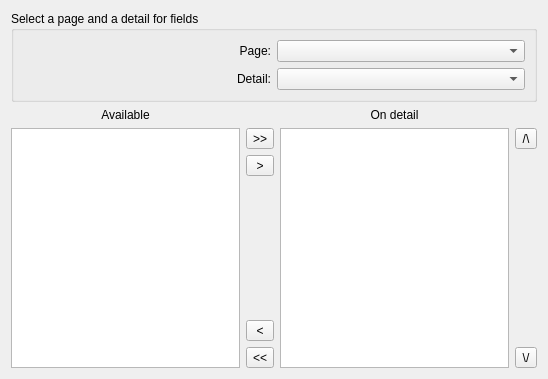
<?xml version="1.0" encoding="UTF-8"?>
<ui version="4.0">
 <class>fieldsWizardPage</class>
 <widget class="QWizardPage" name="fieldsWizardPage">
  <property name="geometry">
   <rect>
    <x>0</x>
    <y>0</y>
    <width>548</width>
    <height>379</height>
   </rect>
  </property>
  <property name="windowTitle">
   <string>WizardPage</string>
  </property>
  <property name="title">
   <string>Setup groups</string>
  </property>
  <property name="subTitle">
   <string>Here you can setup the groups</string>
  </property>
  <layout class="QGridLayout" name="gridLayout_2">
   <item row="0" column="0" colspan="4">
    <widget class="QGroupBox" name="groupBox">
     <property name="title">
      <string>Select a page and a detail for fields</string>
     </property>
     <layout class="QGridLayout" name="gridLayout">
      <item row="0" column="0">
       <widget class="QLabel" name="label">
        <property name="text">
         <string>Page:</string>
        </property>
        <property name="alignment">
         <set>Qt::AlignRight|Qt::AlignTrailing|Qt::AlignVCenter</set>
        </property>
       </widget>
      </item>
      <item row="0" column="1">
       <widget class="QComboBox" name="pages"/>
      </item>
      <item row="1" column="0">
       <widget class="QLabel" name="label_2">
        <property name="text">
         <string>Detail:</string>
        </property>
        <property name="alignment">
         <set>Qt::AlignRight|Qt::AlignTrailing|Qt::AlignVCenter</set>
        </property>
       </widget>
      </item>
      <item row="1" column="1">
       <widget class="QComboBox" name="details"/>
      </item>
     </layout>
    </widget>
   </item>
   <item row="1" column="0">
    <widget class="QLabel" name="label_3">
     <property name="text">
      <string>Available</string>
     </property>
     <property name="alignment">
      <set>Qt::AlignCenter</set>
     </property>
    </widget>
   </item>
   <item row="1" column="2">
    <widget class="QLabel" name="label_4">
     <property name="text">
      <string>On detail</string>
     </property>
     <property name="alignment">
      <set>Qt::AlignCenter</set>
     </property>
    </widget>
   </item>
   <item row="2" column="0" rowspan="5">
    <widget class="QListWidget" name="fields"/>
   </item>
   <item row="2" column="1">
    <widget class="QToolButton" name="addAll">
     <property name="text">
      <string>&gt;&gt;</string>
     </property>
    </widget>
   </item>
   <item row="2" column="2" rowspan="5">
    <widget class="QListWidget" name="onDetail"/>
   </item>
   <item row="2" column="3">
    <widget class="QToolButton" name="moveUp">
     <property name="text">
      <string>/\</string>
     </property>
    </widget>
   </item>
   <item row="3" column="1">
    <widget class="QToolButton" name="add">
     <property name="sizePolicy">
      <sizepolicy hsizetype="Preferred" vsizetype="Fixed">
       <horstretch>0</horstretch>
       <verstretch>0</verstretch>
      </sizepolicy>
     </property>
     <property name="text">
      <string>&gt;</string>
     </property>
    </widget>
   </item>
   <item row="3" column="3" rowspan="3">
    <spacer name="verticalSpacer_2">
     <property name="orientation">
      <enum>Qt::Vertical</enum>
     </property>
     <property name="sizeHint" stdset="0">
      <size>
       <width>20</width>
       <height>154</height>
      </size>
     </property>
    </spacer>
   </item>
   <item row="4" column="1">
    <spacer name="verticalSpacer">
     <property name="orientation">
      <enum>Qt::Vertical</enum>
     </property>
     <property name="sizeHint" stdset="0">
      <size>
       <width>20</width>
       <height>84</height>
      </size>
     </property>
    </spacer>
   </item>
   <item row="5" column="1">
    <widget class="QToolButton" name="remove">
     <property name="sizePolicy">
      <sizepolicy hsizetype="Preferred" vsizetype="Fixed">
       <horstretch>0</horstretch>
       <verstretch>0</verstretch>
      </sizepolicy>
     </property>
     <property name="text">
      <string>&lt;</string>
     </property>
    </widget>
   </item>
   <item row="6" column="1">
    <widget class="QToolButton" name="removeAll">
     <property name="text">
      <string>&lt;&lt;</string>
     </property>
    </widget>
   </item>
   <item row="6" column="3">
    <widget class="QToolButton" name="moveDown">
     <property name="text">
      <string>\/</string>
     </property>
    </widget>
   </item>
  </layout>
 </widget>
 <resources/>
 <connections/>
</ui>
